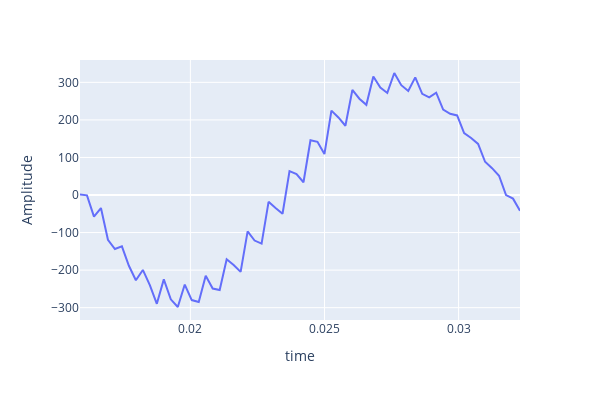
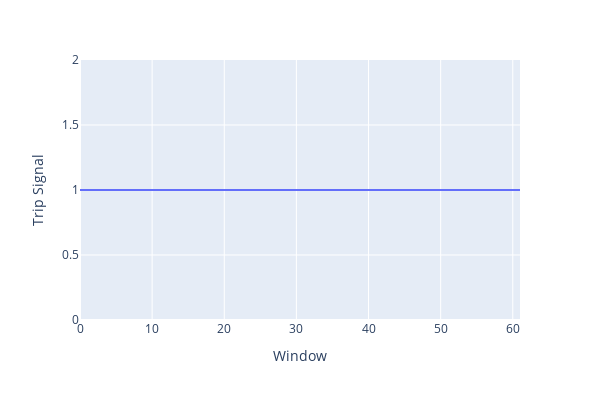

The cell these charts' notebook holds for them, in order:
### Code cell
window_idx = 61
sample_idx = (max_window_idx * event_idx) + window_idx


def update_fig(fig):
    fig.update_traces(line_color="#EEEEEE", line_width=2)
    fig.update_layout(
        paper_bgcolor="#222831",
        plot_bgcolor="#393E46",
        font_color="whitesmoke",
    )
    fig.update_xaxes(showgrid=True, gridwidth=1, gridcolor="#32E0C4")
    fig.update_yaxes(showgrid=True, gridwidth=1, gridcolor="#32E0C4")


signal, t = dataset.__getitem__(sample_idx, data_plot=True)
signal = np.copy(signal)
signal = signal.reshape((-1, 3))
signal = signal[:, 0]
t = np.copy(t)
print(type(t))
print(type(signal))
# print(f"Window index: {sample_df.query('indices == 196').index[0]}")
fig = px.line(
    x=t,
    y=signal,
    width=600,
    height=400,
    labels=dict(x="time", y="Amplitude"),
)
# update_fig(fig)x
fig.show()
fig = px.line(
    x=sample_df.index,
    y=sample_df["Pred label"],
    width=600,
    height=400,
    labels=dict(x="Window", y="Trip Signal"),
    line_shape="hv",
)
# update_fig(fig)
fig.show()

### Figure 1 — Plotly figure (JSON) as saved in the notebook; plotly's stock layout.template omitted (floating-point values rounded to 4 significant figures)
{"data": [{"hovertemplate": "time=%{x}<br>Amplitude=%{y}<extra></extra>", "legendgroup": "", "line": {"color": "#636efa", "dash": "solid"}, "marker": {"symbol": "circle"}, "mode": "lines", "name": "", "orientation": "v", "showlegend": false, "type": "scatter", "x": [0.01588, 0.01614, 0.01641, 0.01667, 0.01693, 0.01719, 0.01745, 0.01771, 0.01797, 0.01823, 0.01849, 0.01875, 0.01901, 0.01927, 0.01953, 0.01979, 0.02005, 0.02031, 0.02057, 0.02083, 0.02109, 0.02135, 0.02161, 0.02187, 0.02213, 0.02239, 0.02265, 0.02292, 0.02318, 0.02344, 0.0237, 0.02396, 0.02422, 0.02448, 0.02474, 0.025, 0.02526, 0.02552, 0.02578, 0.02604, 0.0263, 0.02656, 0.02682, 0.02708, 0.02734, 0.0276, 0.02786, 0.02812, 0.02838, 0.02864, 0.0289, 0.02916, 0.02943, 0.02969, 0.02995, 0.03021, 0.03047, 0.03073, 0.03099, 0.03125, 0.03151, 0.03177, 0.03203, 0.03229], "xaxis": "x", "y": [1.11, -0.8858, -57.45, -34.72, -119.3, -143.9, -136.7, -188.3, -227.0, -199.5, -239.8, -289.7, -224.7, -277.9, -298.2, -238.5, -279.8, -284.7, -215.2, -248.9, -253.1, -170.9, -186.3, -204.7, -96.78, -121.3, -129.6, -18.18, -34.61, -49.89, 63.56, 55.99, 34.01, 145.8, 141.8, 109.0, 224.7, 206.7, 184.5, 279.8, 256.4, 240.2, 315.6, 286.3, 271.8, 324.9, 292.5, 277.1, 313.3, 269.4, 260.1, 272.5, 227.5, 216.4, 212.0, 165.1, 151.9, 136.1, 88.54, 71.43, 51.44, -0.1878, -9.62, -41.77], "yaxis": "y"}], "layout": {"height": 400, "legend": {"tracegroupgap": 0}, "margin": {"t": 60}, "width": 600, "xaxis": {"anchor": "y", "domain": [0, 1], "title": {"text": "time"}}, "yaxis": {"anchor": "x", "domain": [0, 1], "title": {"text": "Amplitude"}}}}

### Figure 2 — Plotly figure (JSON) as saved in the notebook; plotly's stock layout.template omitted (floating-point values rounded to 4 significant figures)
{"data": [{"hovertemplate": "Window=%{x}<br>Trip Signal=%{y}<extra></extra>", "legendgroup": "", "line": {"color": "#636efa", "dash": "solid", "shape": "hv"}, "marker": {"symbol": "circle"}, "mode": "lines", "name": "", "orientation": "v", "showlegend": false, "type": "scatter", "x": [0, 1, 2, 3, 4, 5, 6, 7, 8, 9, 10, 11, 12, 13, 14, 15, 16, 17, 18, 19, 20, 21, 22, 23, 24, 25, 26, 27, 28, 29, 30, 31, 32, 33, 34, 35, 36, 37, 38, 39, 40, 41, 42, 43, 44, 45, 46, 47, 48, 49, 50, 51, 52, 53, 54, 55, 56, 57, 58, 59, 60, 61], "xaxis": "x", "y": [1, 1, 1, 1, 1, 1, 1, 1, 1, 1, 1, 1, 1, 1, 1, 1, 1, 1, 1, 1, 1, 1, 1, 1, 1, 1, 1, 1, 1, 1, 1, 1, 1, 1, 1, 1, 1, 1, 1, 1, 1, 1, 1, 1, 1, 1, 1, 1, 1, 1, 1, 1, 1, 1, 1, 1, 1, 1, 1, 1, 1, 1], "yaxis": "y"}], "layout": {"height": 400, "legend": {"tracegroupgap": 0}, "margin": {"t": 60}, "width": 600, "xaxis": {"anchor": "y", "domain": [0, 1], "title": {"text": "Window"}}, "yaxis": {"anchor": "x", "domain": [0, 1], "title": {"text": "Trip Signal"}}}}
